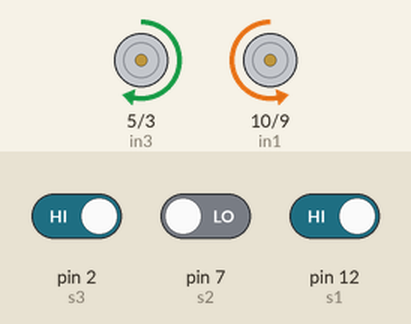
Simulated run of this sketch. Board: Arduino Uno, built with avr-gcc and run on an emulated ATmega328P. Shown: motor-driver pin pairs drawn as motors (green arrow = first pin HIGH = forward, orange = second pin HIGH = backward, longer = more drive). The inputs (shaded band) are chosen by the test bench; at power-on: pin 12 (s1) HIGH, pin 2 (s3) HIGH, pin 7 (s2) LOW.

Above: at 1.2 s.
1.3 s: pin 12 (s1) driven LOW
At 2.2 s:
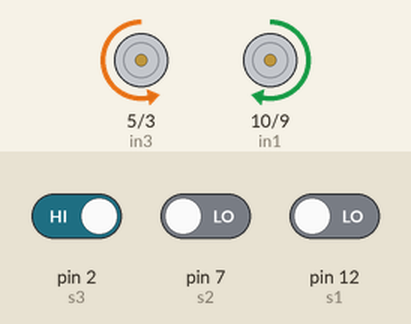
2.8 s: pin 2 (s3) driven LOW
At 3.7 s:
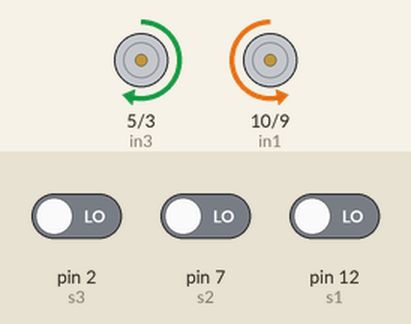
4.6 s: pin 2 (s3) driven HIGH
6.1 s: pin 7 (s2) driven HIGH
At 7.4 s:
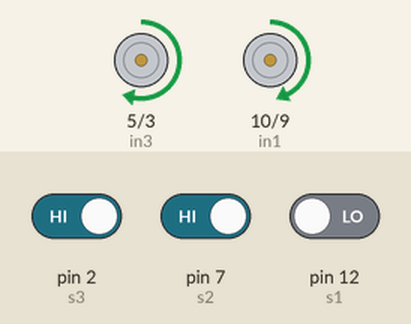
Timing chart, 0 to 8.6 s (numbered marks = the images above; inputs shaded):
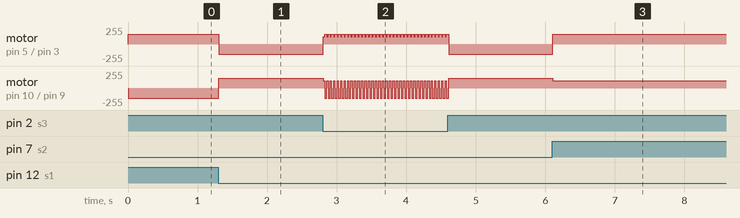

Measured:
- after the input at 1.3 s, motor on pin 5 (in3) / pin 3 (in4): forward 150/255 → backward 150/255 at once; motor on pin 10 (in1) / pin 9 (in2): backward 150/255 → forward 150/255 at once
- after the input at 2.8 s, motor on pin 5 (in3) / pin 3 (in4): alternates forward 150/255 for 0.03 s and forward 110/255 for 0.02 s, starting at once; motor on pin 10 (in1) / pin 9 (in2): alternates backward 150/255 for 0.03 s and forward 110/255 for 0.02 s, starting at once
- after the input at 6.1 s, motor on pin 5 (in3) / pin 3 (in4): backward 150/255 → forward 150/255 at once; motor on pin 10 (in1) / pin 9 (in2): forward 150/255 → forward 110/255 at once

The sketch:

line_follower_robot.ino
```cpp
#define in1 10    //Left Motors
#define in2 9
#define in3 5    //Right Motors
#define in4 3

#define s1 12     // Left Sensor
#define s2 7      // Middle Sensor
#define s3 2      // Right Sensor

int left = 150;
int right = 150;
int forw = 110;

void setup ()
{
  pinMode(s1, INPUT);
  pinMode(s2, INPUT);
  pinMode(s3, INPUT);

  pinMode(in1, OUTPUT);
  pinMode(in2, OUTPUT);
  pinMode(in3, OUTPUT);
  pinMode(in4, OUTPUT);


  Serial.begin(9600);
}

void Forward()
{
  analogWrite(in1,forw);
  analogWrite(in2,0);
  analogWrite(in3,forw);
  analogWrite(in4,0);
}

void Right()
{
  analogWrite(in1,right);
  analogWrite(in2,0);
  analogWrite(in3,0);
  analogWrite(in4,right);
}

void Left()
{
  analogWrite(in1,0);
  analogWrite(in2,left);
  analogWrite(in3,left);
  analogWrite(in4,0);
}


void Stop()
{
  analogWrite(in1,0);
  analogWrite(in4,0);
  analogWrite(in3,0);
  analogWrite(in2,0);
}

void loop ()
{
  int   IR1 = digitalRead(s1);
  int   IR2 = digitalRead(s2);
  int   IR3 = digitalRead(s3);

  // ONE SENSOR AT A TIME
  if (IR1 == LOW && IR2 == HIGH && IR3 == LOW)// STRAIGHT LINE
   {
      Forward();
      delay(150);
   }
  else if (IR1 == HIGH && IR2 == LOW && IR3 == LOW) // LEFT TURN
    {
      Left();
      delay(50);
    }
  else if (IR1 == LOW && IR2 == LOW && IR3 == HIGH) // RIGHT TURN
    {
      Right();
      delay(30);
    }
  // COMBINATION OF SENSORS
  else if (IR1 == HIGH && IR2 == HIGH && IR3 == LOW)// T-INTERSECTION LEFT
    {
      Left();// As Left is possible
      delay(150);
      Forward();
      delay(20);
    }

    else if (IR1 == LOW && IR2 == HIGH && IR3 == HIGH) // T-INTERSECTION RIGHT
   {
    Forward();
    delay(20);
   }

  else if (IR1 == HIGH && IR2 == LOW && IR3 == HIGH)// MIDDLE DEVIATED
    {
      Left();
      delay(20);
    }

  else if (IR1 == HIGH && IR2 == HIGH && IR3 == HIGH)// T-JUNCTION
    {
      Left();
      delay(10);
    }

  else if (IR1 == LOW && IR2 ==LOW && IR3 == LOW)// DEAD END
   {  Forward();
      delay(20);
      Left(); //As no other direction is possible
      delay(30);
   }
}
```
